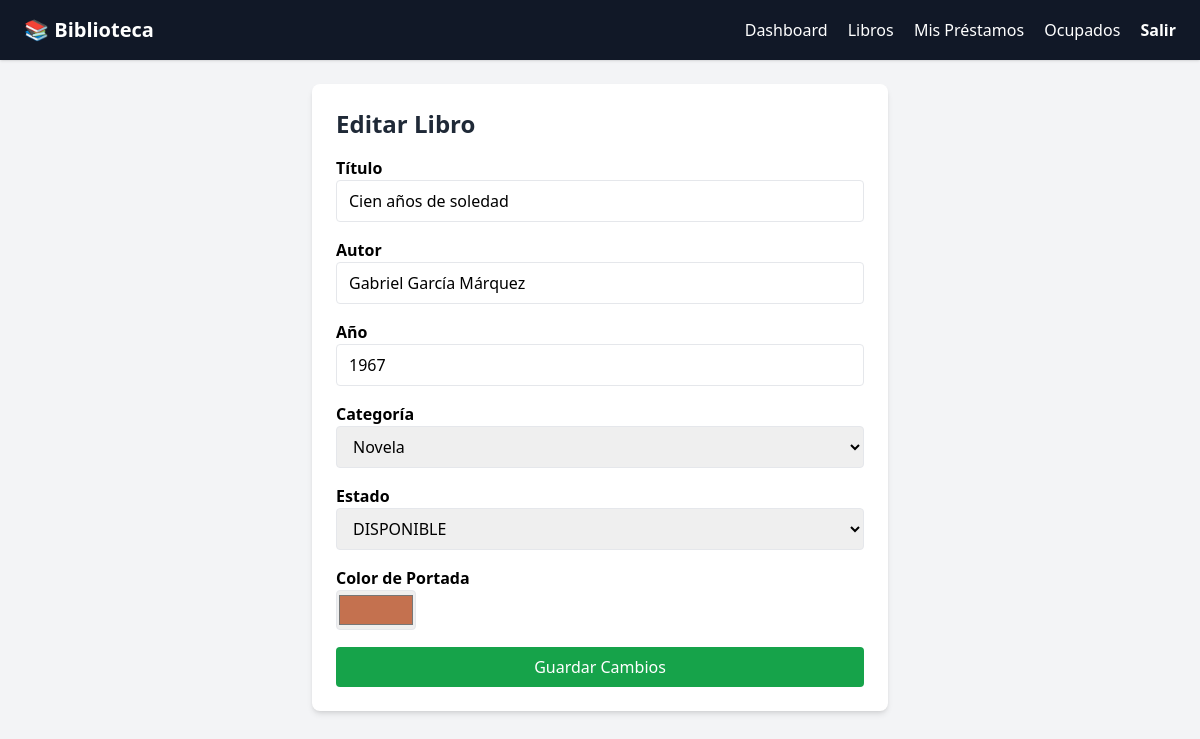
/edit_book/1 (signed in), run on the app's committed database.
### tables this page shows
CREATE TABLE books (
    id INTEGER PRIMARY KEY AUTOINCREMENT,
    title TEXT NOT NULL,
    author TEXT,
    cover_color TEXT,
    year INTEGER,
    status TEXT DEFAULT 'DISPONIBLE',
    category TEXT DEFAULT 'Otro',
    available INTEGER DEFAULT 1
);

### app.py (the view, shortened to what this page needs)
    @app.route('/edit_book/<int:book_id>', methods=['GET', 'POST'])
    @login_required
    def edit_book(book_id):
        conn = app.get_db_connection()
        book = conn.execute("SELECT * FROM books WHERE id=?", (book_id,)).fetchone()
        conn.close()
        if not book:
            flash("Libro no encontrado.")
            return redirect(url_for('books'))
        return render_template('edit_book.html', book=book)

### templates/edit_book.html (shortened to what this page needs)
{% extends "base.html" %}
{% block content %}
<div class="max-w-xl mx-auto bg-white shadow-md rounded-lg p-6 mt-6">
    <h2 class="text-2xl font-bold mb-4 text-gray-800">Editar Libro</h2>
    <form action="{{ url_for('edit_book', book_id=book['id']) }}" method="POST" class="space-y-4">
        <div>
            <label class="block font-semibold">Título</label>
            <input type="text" name="title" value="{{ book['title'] }}" required
                   class="w-full border rounded px-3 py-2">
        </div>
        <div>
            <label class="block font-semibold">Autor</label>
            <input type="text" name="author" value="{{ book['author'] }}" required
                   class="w-full border rounded px-3 py-2">
        </div>
        <div>
            <label class="block font-semibold">Año</label>
            <input type="number" name="year" value="{{ book['year'] }}"
                   class="w-full border rounded px-3 py-2">
        </div>
        <div>
            <label class="block font-semibold">Categoría</label>
            <select name="category" class="w-full border rounded px-3 py-2">
                <option {% if book['category']=="Novela" %}selected{% endif %}>Novela</option>
            </select>
        </div>
        <div>
            <label class="block font-semibold">Estado</label>
            <select name="status" class="w-full border rounded px-3 py-2">
                <option value="DISPONIBLE" {% if book['status']=="DISPONIBLE" %}selected{% endif %}>DISPONIBLE</option>
            </select>
        </div>
        <div>
            <label class="block font-semibold">Color de Portada</label>
            <input type="color" name="cover_color" value="{{ book['cover_color'] }}"
                   class="w-20 h-10 border rounded">
        </div>
        <button class="w-full bg-green-600 text-white py-2 rounded hover:bg-green-700">
            Guardar Cambios
        </button>
    </form>
</div>
{% endblock %}

### data on the page
books: title "Cien años de soledad", author "Gabriel García Márquez", year "1967", category "Novela", status "DISPONIBLE", cover_color "#c4714f"
